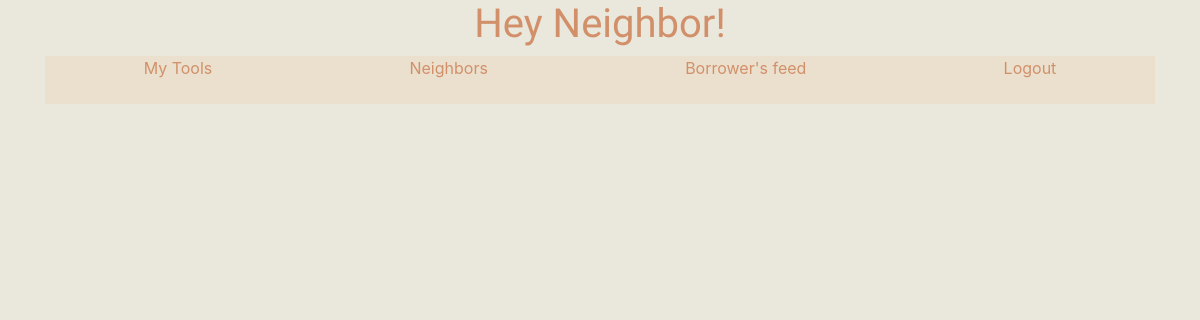
Page /users_tool/4 (signed in) on the earlier database version.
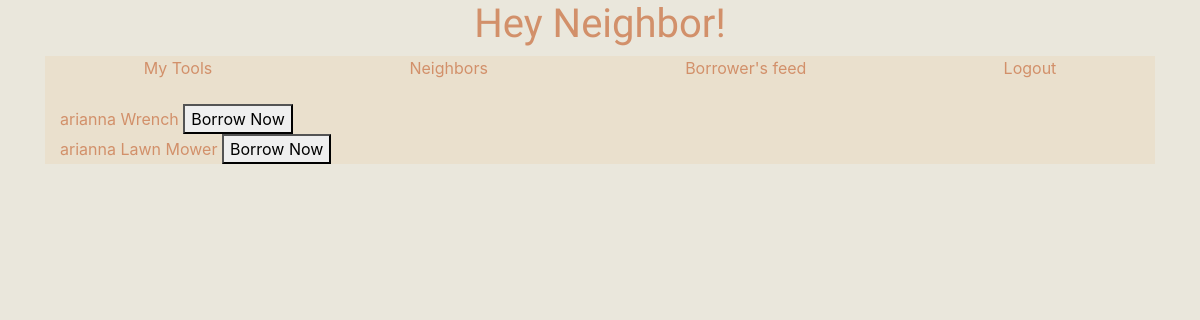
Same page on the later database version.
### tools/models.py (models this page shows)
class Tool(models.Model):
    HAND_TOOL = "HAND TOOL"
    GARDEN_TOOL = "GARDEN TOOL"
    POWER_TOOL = "POWER TOOL"
    Type_Choices = [
        (HAND_TOOL,"Hand Tool"),
        (GARDEN_TOOL, "Garden Tool"),
        (POWER_TOOL, "Power Tool"),
    ]
    name = models.CharField(max_length=255)
    type = models.CharField(max_length=255, choices=Type_Choices, default=HAND_TOOL)
    owner = models.ForeignKey(User, on_delete=models.CASCADE)
    is_available = models.BooleanField(default=False)

### tools/views.py (the view)
# urls.py: path("users_tool/<int:pk>", views.UsersToolView.as_view(), name="users_tool")
class UsersToolView(LoginRequiredMixin,generic.ListView):
    model = Tool
    template_name = "tools/users_tool.html"
    context_object_name = "users_tool_list"
    def get_queryset(self):
        return Tool.objects.filter(owner = self.kwargs["pk"])

### tools/templates/tools/users_tool.html
{% extends "tools/base.html" %}
{% block content %}
<ul class="font lists">
    {% for tool in users_tool_list %}
    <li>
        {{tool.owner}}
        {{tool.name}}
        {% if tool.is_available == True %}
        <button>Borrow Now</button>
        {% else %}
        <a> Not Available </a>
        {% endif %}
    </li>
    {% endfor %}
</ul>
{% endblock %}

Differences in the rows shown:
added Tool: owner "arianna", name "Wrench", is_available "Borrow Now"
added Tool: owner "arianna", name "Lawn Mower", is_available "Borrow Now"
